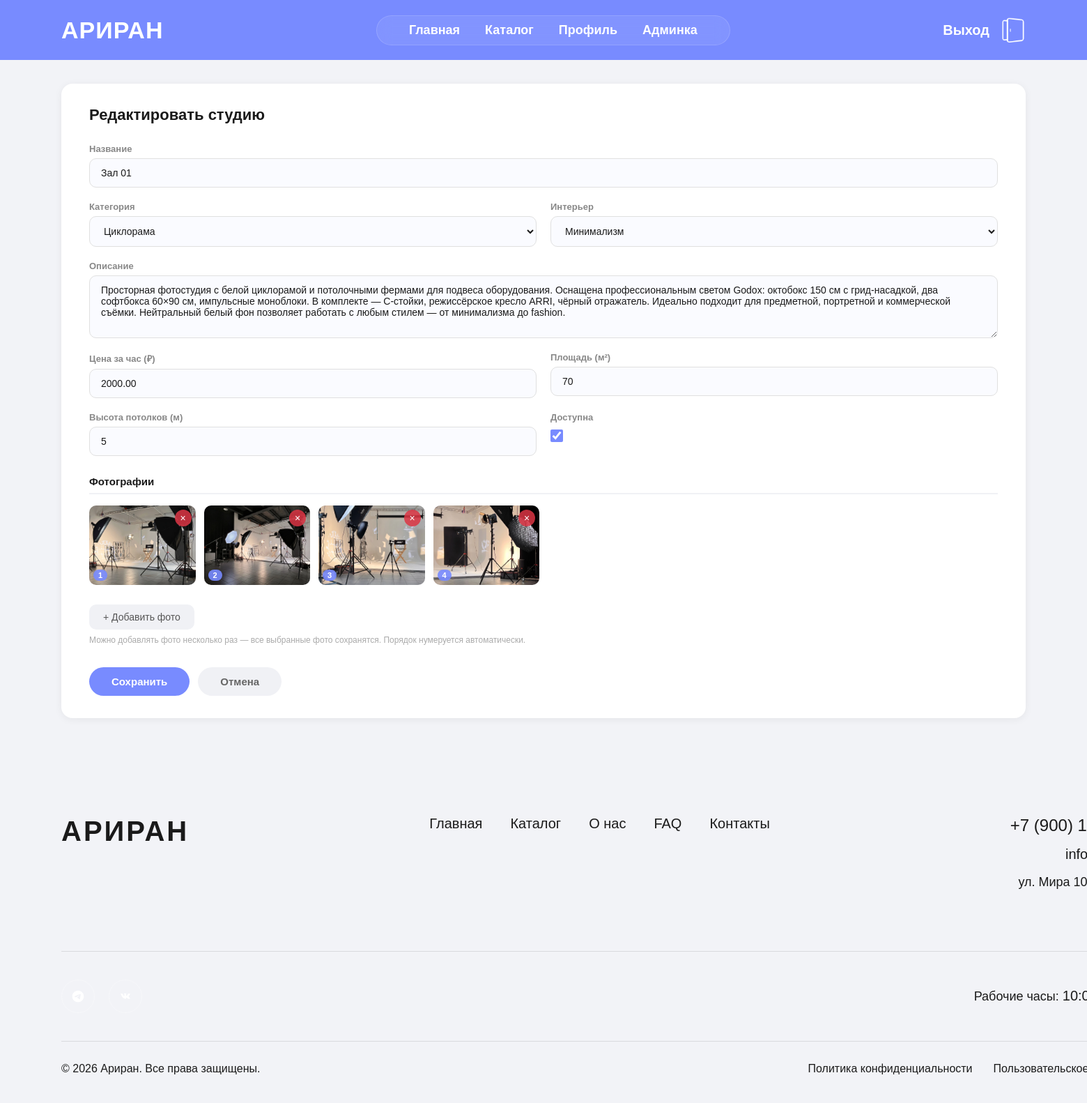
The page /admin-panel/studio/1/edit/ (signed in) on the database its author committed.
### studios/models.py (models this page shows, shortened)
class Studio(models.Model):
    name = models.CharField('Название', max_length=255, null=False)
    category = models.ForeignKey(
        Category, on_delete=models.CASCADE,
        related_name='studios',
        null=True, blank=True,
        verbose_name='Категория'
    )
    interior = models.ForeignKey(
        Interior, on_delete=models.CASCADE,
        related_name='studios',
        null=True, blank=True,
        verbose_name='Интерьер'
    )
    description = models.TextField('Описание', null=False)
    price_per_hour = models.DecimalField('Цена за час', max_digits=10, decimal_places=2, null=False)
    area = models.IntegerField('Площадь (м²)', null=False)
    ceiling_height = models.IntegerField('Высота потолков (м)', default=3, null=False)
    is_available = models.BooleanField('Доступна', default=True, null=False)
    created_at = models.DateTimeField('Дата добавления', auto_now_add=True, null=False)
    class Meta:
        verbose_name = 'Студия'
        verbose_name_plural = 'Студии'
        db_table = 'studio'
        ordering = ['name']

class StudioPhoto(models.Model):
    studio = models.ForeignKey(
        Studio, on_delete=models.CASCADE,
        related_name='photos',
        null=False,
        verbose_name='Студия'
    )
    image = models.ImageField('Фото', upload_to='studios/', null=False)
    order = models.IntegerField('Порядок', default=0, null=False)
    class Meta:
        verbose_name = 'Фотография студии'
        verbose_name_plural = 'Фотографии студий'
        db_table = 'studiophoto'
        ordering = ['order']

### studios/views.py (the view)
# urls.py: path('admin-panel/studio/<int:studio_id>/edit/', views.admin_studio_edit, name='admin_studio_edit'),
@admin_required
def admin_studio_edit(request, studio_id):
    studio = get_object_or_404(Studio, pk=studio_id)
    if request.method == 'POST':
        form = StudioForm(request.POST, instance=studio)
        if form.is_valid():
            form.save()
            delete_photo_ids = request.POST.getlist('delete_photos')
            if delete_photo_ids:
                StudioPhoto.objects.filter(id__in=delete_photo_ids, studio=studio).delete()
            photo_order_raw = request.POST.getlist('photo_order[]')
            if photo_order_raw:
                parsed = []
                for item in photo_order_raw:
                    try:
                        photo_id_str, order_str = item.split(':', 1)
                        parsed.append((int(photo_id_str), int(order_str)))
                    except ValueError:
                        continue
                for photo_id, new_order in parsed:
                    StudioPhoto.objects.filter(id=photo_id, studio=studio).update(order=new_order)
                remaining = list(studio.photos.exclude(id__in=delete_photo_ids).order_by('order', 'id'))
                for idx, photo in enumerate(remaining):
                    photo.order = idx + 1
                    photo.save(update_fields=['order'])
            else:
                remaining = list(studio.photos.order_by('order'))
                for idx, photo in enumerate(remaining):
                    photo.order = idx + 1
                    photo.save(update_fields=['order'])
            remaining_count = studio.photos.exclude(id__in=delete_photo_ids).count()
            new_photos = request.FILES.getlist('photos')
            start_order = remaining_count + 1
            for idx, f in enumerate(new_photos):
                StudioPhoto.objects.create(studio=studio, image=f, order=start_order + idx)
            return redirect('/admin-panel/?tab=studios')
    else:
        form = StudioForm(instance=studio)
    photos = studio.photos.all()
    return render(request, 'studios/admin_studio_form.html', {'form': form, 'title': 'Редактировать студию', 'studio': studio, 'photos': photos})

### studios/forms.py
class StudioForm(forms.ModelForm):
    class Meta:
        model = Studio
        fields = ['name', 'category', 'interior', 'description', 'price_per_hour', 'area', 'ceiling_height', 'is_available']
        widgets = {
            'name': forms.TextInput(attrs={'class': 'adm-input'}),
            'category': forms.Select(attrs={'class': 'adm-select'}),
            'interior': forms.Select(attrs={'class': 'adm-select'}),
            'description': forms.Textarea(attrs={'class': 'adm-textarea', 'rows': 4}),
            'price_per_hour': forms.NumberInput(attrs={'class': 'adm-input'}),
            'area': forms.NumberInput(attrs={'class': 'adm-input'}),
            'ceiling_height': forms.NumberInput(attrs={'class': 'adm-input'}),
            'is_available': forms.CheckboxInput(attrs={'class': 'adm-checkbox'}),
        }

### studios/models.py (called while the page is built)
    def __str__(self):
        return self.name

    def __str__(self):
        return self.name

### studios/templates/studios/admin_studio_form.html (shortened to what this page needs)
{% extends 'studios/base.html' %}
{% load static %}
{% block content %}
<div class="adm-page">
    <div class="adm-card">
        <div class="adm-card-title">{{ title }}</div>
        <form method="post" enctype="multipart/form-data" id="studioForm">
            <div class="adm-grid">
                <div class="adm-field full">
                    <label class="adm-label">Название</label>
                    {{ form.name }}
                </div>
                <div class="adm-field">
                    <label class="adm-label">Категория</label>
                    {{ form.category }}
                </div>
                <div class="adm-field">
                    <label class="adm-label">Интерьер</label>
                    {{ form.interior }}
                </div>
                <div class="adm-field full">
                    <label class="adm-label">Описание</label>
                    {{ form.description }}
                </div>
                <div class="adm-field">
                    <label class="adm-label">Цена за час (₽)</label>
                    {{ form.price_per_hour }}
                </div>
                <div class="adm-field">
                    <label class="adm-label">Площадь (м²)</label>
                    {{ form.area }}
                </div>
                <div class="adm-field">
                    <label class="adm-label">Высота потолков (м)</label>
                    {{ form.ceiling_height }}
                </div>
                <div class="adm-field">
                    <label class="adm-label">Доступна</label>
                    {{ form.is_available }}
                </div>
            </div>
            <div class="adm-section">
                <div class="adm-section-title">Фотографии</div>
                {% if photos %}
                <div class="photo-grid" id="existingPhotos">
                    {% for photo in photos %}
                    <div class="photo-item" id="photo-item-{{ photo.id }}" draggable="true" data-photo-id="{{ photo.id }}">
                        <img src="{{ photo.image.url }}" alt="Фото">
                        <span class="photo-order-badge">{{ forloop.counter }}</span>
                        <button type="button" class="photo-delete" onclick="markDelete(this, {{ photo.id }})">×</button>
                    </div>
                    {% endfor %}
                </div>
                {% endif %}
                <label class="adm-file-label" style="margin-top:12px;">
                    + Добавить фото
                </label>
                <p class="photos-hint">Можно добавлять фото несколько раз — все выбранные фото сохранятся. Порядок нумеруется автоматически.</p>
            </div>
            <div class="adm-actions">
                <button type="submit" class="btn-save">Сохранить</button>
                <a href="/admin-panel/?tab=studios" class="btn-back">Отмена</a>
            </div>
        </form>
    </div>
</div>
{% endblock %}

### studios/static/studios/css/style.css (style rules this page uses)
* { margin: 0; padding: 0; box-sizing: border-box; }
body { font-family: 'Helvetica', 'Helvetica Neue', Arial, sans-serif; overflow-x: hidden; background: #1a1a1a; }
a { text-decoration: none; color: inherit; }

### studios/templates/studios/admin_studio_form.html (style rules this page uses)
body { background: #f2f3f7 !important; }
.adm-page { max-width: 1744px; margin: 0 auto; padding: 120px 88px 60px; }
.adm-card { background: #fff; border-radius: 16px; padding: 32px 40px; box-shadow: 0 2px 12px rgba(0,0,0,0.06); }
.adm-card-title { font-size: 22px; font-weight: 700; color: #1a1a1a; margin-bottom: 28px; }
.adm-grid { display: grid; grid-template-columns: 1fr 1fr; gap: 20px; }
.adm-field { display: flex; flex-direction: column; gap: 6px; }
.adm-field.full { grid-column: 1 / -1; }
.adm-label { font-size: 13px; font-weight: 600; color: #888; }
.adm-input, .adm-select, .adm-textarea { padding: 12px 16px; border: 1px solid #e0e0e0; border-radius: 10px; font-family: Helvetica, Arial, sans-serif; font-size: 14px; color: #1a1a1a; outline: none; transition: border-color 0.2s; background: #fafbff; }
.adm-textarea { resize: vertical; }
.adm-checkbox { width: 18px; height: 18px; accent-color: #788BFF; margin-top: 4px; }
.adm-section { margin-top: 28px; }
.adm-section-title { font-size: 15px; font-weight: 700; color: #1a1a1a; margin-bottom: 16px; padding-bottom: 8px; border-bottom: 2px solid #f0f1f5; }
.photo-grid { display: grid; grid-template-columns: repeat(auto-fill, minmax(140px, 1fr)); gap: 12px; margin-bottom: 16px; }
.photo-item { position: relative; aspect-ratio: 4/3; border-radius: 10px; overflow: hidden; background: #f0f1f5; transition: transform 180ms ease, box-shadow 180ms ease, opacity 180ms ease; cursor: grab; }
.photo-item img { width: 100%; height: 100%; object-fit: cover; }
.photo-delete { position: absolute; top: 6px; right: 6px; width: 24px; height: 24px; background: rgba(220,53,69,0.85); border: none; border-radius: 50%; color: #fff; font-size: 14px; cursor: pointer; display: flex; align-items: center; justify-content: center; line-height: 1; }
.photo-order-badge { position: absolute; bottom: 6px; left: 6px; background: rgba(120,139,255,0.9); color: #fff; font-size: 11px; font-weight: 700; padding: 2px 7px; border-radius: 20px; pointer-events: none; }
.adm-file-label { display: inline-flex; align-items: center; gap: 8px; padding: 10px 20px; background: #f0f1f5; border-radius: 10px; font-size: 14px; color: #555; cursor: pointer; transition: background 0.2s; }
.photos-hint { font-size: 12px; color: #aaa; margin-top: 8px; }
.adm-actions { display: flex; gap: 12px; margin-top: 32px; }
.btn-save { padding: 12px 32px; background: #788BFF; color: #fff; border: none; border-radius: 50px; font-size: 15px; font-weight: 600; cursor: pointer; font-family: Helvetica, Arial, sans-serif; transition: background 0.2s; }
.btn-back { padding: 12px 32px; background: #f0f1f5; color: #666; border: none; border-radius: 50px; font-size: 15px; font-weight: 600; cursor: pointer; font-family: Helvetica, Arial, sans-serif; text-decoration: none; transition: background 0.2s; }

### rows shown on the page
Studio: name "Зал 01", category "Циклорама", interior "Минимализм", description "Просторная фотостудия с белой циклорамой и потолочными фермами для подвеса оборудования. Оснащена профессиональным светом Godox: октобокс 150 см с грид-насадкой, два софтбокса 60×90 см, импульсные моноблоки. В комплекте — C-стойки, режиссёрское кресло ARRI, чёрный отражатель. Идеально подходит для предметной, портретной и коммерческой съёмки. Нейтральный белый фон позволяет работать с любым стилем — от минимализма до fashion.", price_per_hour "2000.00", area "70", ceiling_height "5", is_available "☑"
StudioPhoto: image (picture)
StudioPhoto: image (picture)
StudioPhoto: image (picture)
StudioPhoto: image (picture)

### other values the page prints
{{ title }} "Редактировать студию"
